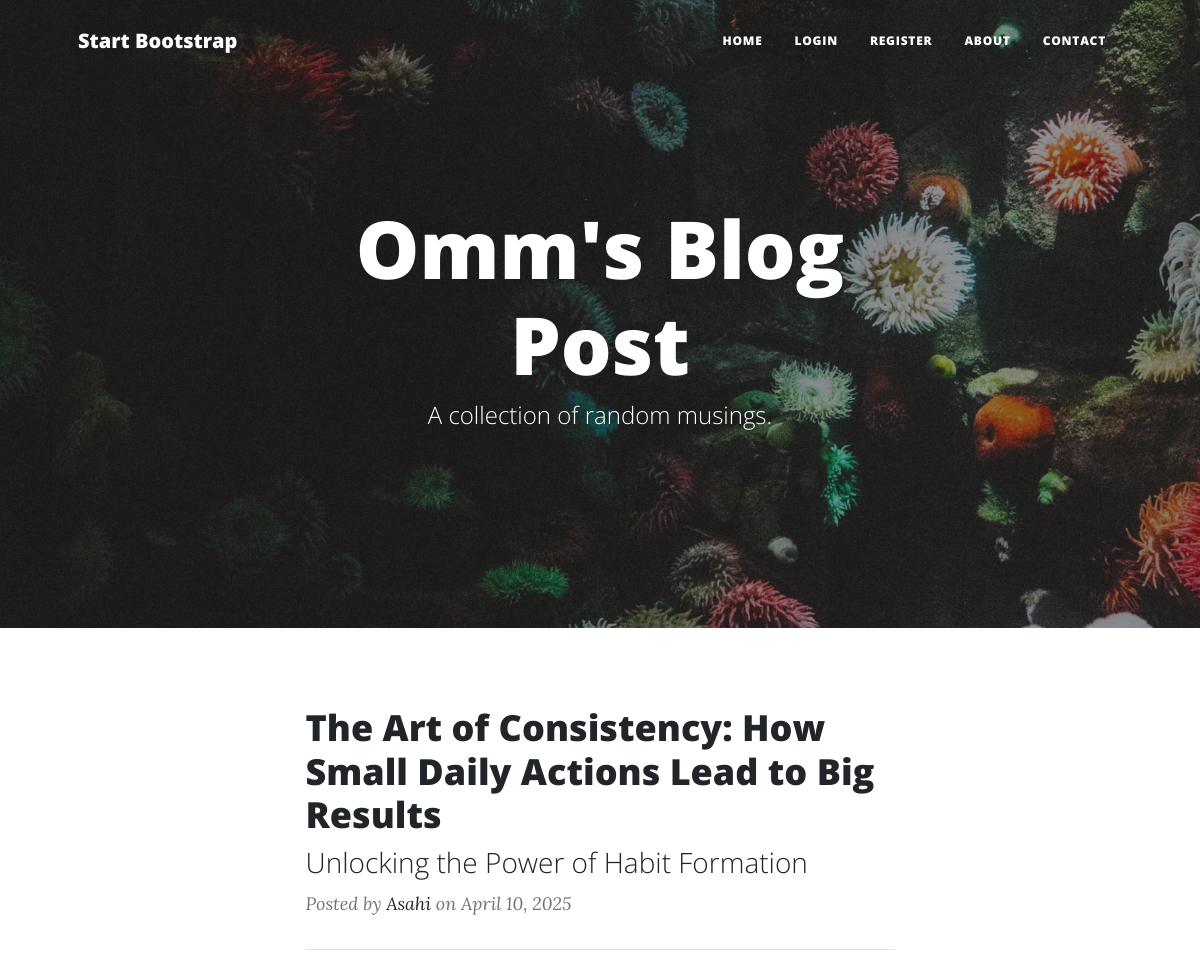
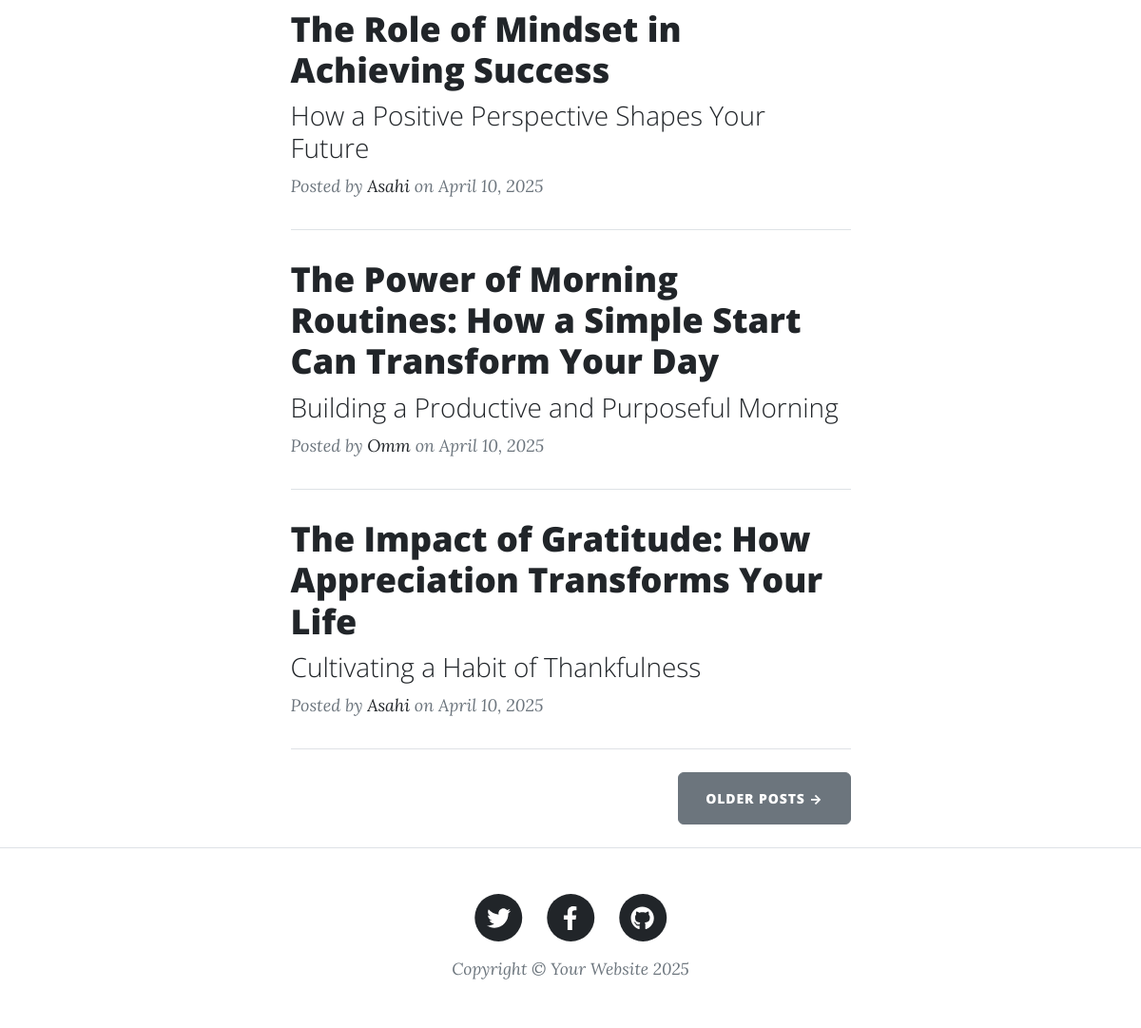
The page / on the database its author committed (2 pictures, top to bottom).
### main.py (models this page shows)
class BlogPost(db.Model):
    __tablename__ = "blog_post"
    id: Mapped[int] = mapped_column(Integer, primary_key=True)
    user_id : Mapped[int] = mapped_column(Integer, db.ForeignKey("user.id"))
    user = relationship("User", back_populates="posts")
    title: Mapped[str] = mapped_column(String(250), unique=True, nullable=False)
    subtitle: Mapped[str] = mapped_column(String(250), nullable=False)
    date: Mapped[str] = mapped_column(String(250), nullable=False)
    body: Mapped[str] = mapped_column(Text, nullable=False)
    img_url: Mapped[str] = mapped_column(String(250), nullable=False)
    comments = relationship("Comments", back_populates="post")

class User(UserMixin, db.Model):
    __tablename__ = "user"
    id: Mapped[int] = mapped_column(Integer, primary_key=True)
    email: Mapped[str] = mapped_column(String(100), unique=True)
    password: Mapped[str] = mapped_column(String(100))
    name: Mapped[str] = mapped_column(String(1000))
    role: Mapped[str] = mapped_column(String(50), default="user")
    posts = relationship("BlogPost", back_populates="user")
    comments = relationship("Comments", back_populates="user")

### main.py (the view)
@app.route('/')
def get_all_posts():
    blogs = db.session.execute(db.select(BlogPost)).scalars().all()
    return render_template("index.html", all_posts=blogs)

### templates/index.html (shortened to what this page needs)
{% include "header.html" %}
<header
  class="masthead"
  style="background-image: url('../static/assets/img/home-bg.jpg')"
>
  <div class="container position-relative px-4 px-lg-5">
    <div class="row gx-4 gx-lg-5 justify-content-center">
      <div class="col-md-10 col-lg-8 col-xl-7">
        <div class="site-heading">
          <h1>Omm's Blog Post</h1>
          <span class="subheading">A collection of random musings.</span>
        </div>
      </div>
    </div>
  </div>
</header>
<div class="container px-4 px-lg-5">
  <div class="row gx-4 gx-lg-5 justify-content-center">
    <div class="col-md-10 col-lg-8 col-xl-7">
      {% for post in all_posts %}
      <div class="post-preview">
        <a href="{{ url_for('show_post', post_id=post.id) }}">
          <h2 class="post-title">{{ post.title }}</h2>
          <h3 class="post-subtitle">{{ post.subtitle }}</h3>
        </a>
        <p class="post-meta">
          Posted by
          <a href="#">{{ post.user.name }}</a>
          on {{post.date}}
        </p>
      </div>
      <hr class="my-4" />
      {% endfor %}
      <div class="d-flex justify-content-end mb-4">
        <a class="btn btn-secondary text-uppercase" href="#!">Older Posts →</a>
      </div>
    </div>
  </div>
</div>
{% include "footer.html" %}

### templates/header.html (shortened to what this page needs)
<!DOCTYPE html>
<html lang="en">
  <head>
    {% block styles %}
    {{ bootstrap.load_css() }}
    <link
      href="{{ url_for('static', filename='css/styles.css') }}"
      rel="stylesheet"
    />
    {% endblock %}
  </head>
  <body>
    <nav class="navbar navbar-expand-lg navbar-light" id="mainNav">
      <div class="container px-4 px-lg-5">
        <a class="navbar-brand" href="/">Start Bootstrap</a>
        <div class="collapse navbar-collapse" id="navbarResponsive">
          <ul class="navbar-nav ms-auto py-4 py-lg-0">
            <li class="nav-item">
              <a
                class="nav-link px-lg-3 py-3 py-lg-4"
                href="{{ url_for('get_all_posts') }}"
                >Home</a
              >
            </li>
            {% if not current_user.is_authenticated %}
            <li class="nav-item">
              <a
                class="nav-link px-lg-3 py-3 py-lg-4"
                href="{{ url_for('login') }}"
                >Login</a
              >
            </li>
            <li class="nav-item">
              <a
                class="nav-link px-lg-3 py-3 py-lg-4"
                href="{{ url_for('register') }}"
                >Register</a
              >
            </li>
            {% endif %}
            <li class="nav-item">
              <a
                class="nav-link px-lg-3 py-3 py-lg-4"
                href="{{ url_for('about') }}"
                >About</a
              >
            </li>
            <li class="nav-item">
              <a
                class="nav-link px-lg-3 py-3 py-lg-4"
                href="{{ url_for('contact') }}"
                >Contact</a
              >
            </li>
          </ul>
        </div>
      </div>
    </nav>
  </body>
</html>

### templates/footer.html (shortened to what this page needs)
        <footer class="border-top">
            <div class="container px-4 px-lg-5">
                <div class="row gx-4 gx-lg-5 justify-content-center">
                    <div class="col-md-10 col-lg-8 col-xl-7">
                        <ul class="list-inline text-center">
                            <li class="list-inline-item">
                                <a href="https://x.com/DevgoswamiOmm" target="_blank">
                                    <span class="fa-stack fa-lg">
                                        <i class="fas fa-circle fa-stack-2x"></i>
                                        <i class="fab fa-twitter fa-stack-1x fa-inverse"></i>
                                    </span>
                                </a>
                            </li>
                            <li class="list-inline-item">
                                <a href="https://www.facebook.com/profile.php?id=100011561745690" target="_blank">
                                    <span class="fa-stack fa-lg">
                                        <i class="fas fa-circle fa-stack-2x"></i>
                                        <i class="fab fa-facebook-f fa-stack-1x fa-inverse"></i>
                                    </span>
                                </a>
                            </li>
                            <li class="list-inline-item">
                                <a href="https://github.com/OmmDevgoswami" target="_blank">
                                    <span class="fa-stack fa-lg">
                                        <i class="fas fa-circle fa-stack-2x"></i>
                                        <i class="fab fa-github fa-stack-1x fa-inverse"></i>
                                    </span>
                                </a>
                            </li>
                        </ul>
                        <div class="small text-center text-muted fst-italic">Copyright &copy; Your Website 2025</div>
                    </div>
                </div>
            </div>
        </footer>
    </body>
  </html>

### rows shown on the page
BlogPost: title "The Art of Consistency: How Small Daily Actions Lead to Big Results", subtitle "Unlocking the Power of Habit Formation", user.name "Asahi", date "April 10, 2025"
BlogPost: title "The Role of Mindset in Achieving Success", subtitle "How a Positive Perspective Shapes Your Future", user.name "Asahi", date "April 10, 2025"
BlogPost: title "The Power of Morning Routines: How a Simple Start Can Transform Your Day", subtitle "Building a Productive and Purposeful Morning", user.name "Omm", date "April 10, 2025"
BlogPost: title "The Impact of Gratitude: How Appreciation Transforms Your Life", subtitle "Cultivating a Habit of Thankfulness", user.name "Asahi", date "April 10, 2025"
